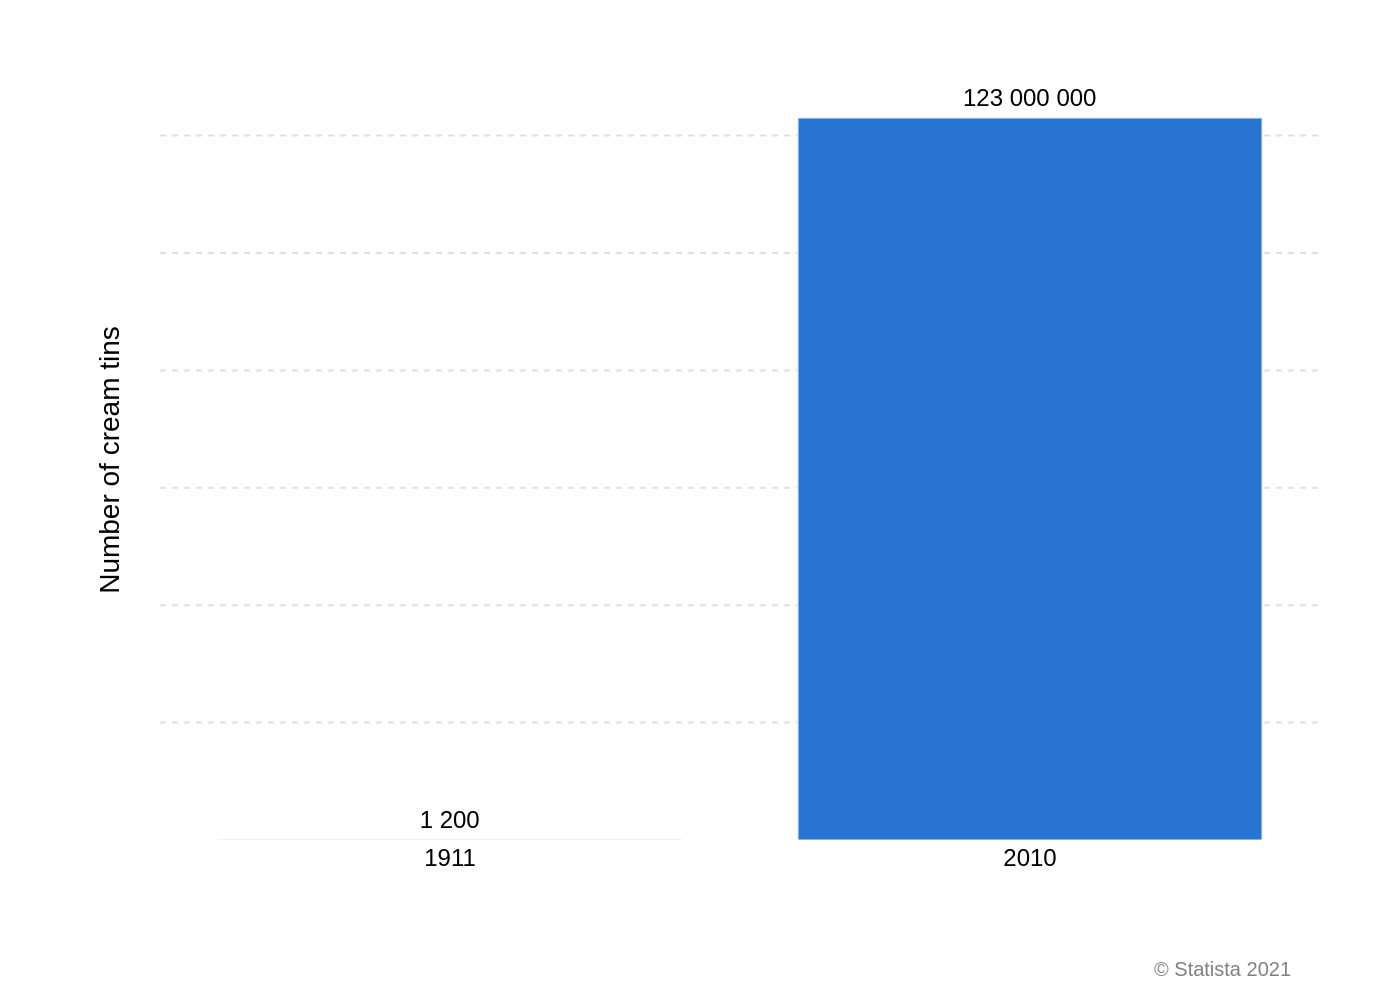

Source code (Python):
import sys
import json
import os
import plotly.graph_objects as go

# Ensure a JSON file path is provided as a command-line argument
if len(sys.argv) != 2:
    print("Usage: python script.py <path_to_json_file>")
    sys.exit(1)

json_path = sys.argv[1]

# Load chart data from the specified JSON file
try:
    with open(json_path, 'r', encoding='utf-8') as f:
        chart_info = json.load(f)
except FileNotFoundError:
    print(f"Error: The file at {json_path} was not found.")
    sys.exit(1)
except json.JSONDecodeError:
    print(f"Error: The file at {json_path} is not a valid JSON file.")
    sys.exit(1)

# Extract data, texts, and colors from the JSON object
data = chart_info['chart_data']
texts = chart_info['texts']
colors = chart_info['colors']

# Prepare data for plotting
categories = [item['category'] for item in data]
values = [item['value'] for item in data]
display_texts = [item['display_value'] for item in data]

# Create a new figure
fig = go.Figure()

# Add the bar trace with data and styling from the JSON
fig.add_trace(go.Bar(
    x=categories,
    y=values,
    text=display_texts,
    textposition='outside',
    marker_color=colors[0],
    textfont=dict(family="Arial", size=12, color='black'),
    cliponaxis=False  # Prevent text labels from being clipped
))

# Configure the layout of the chart
fig.update_layout(
    plot_bgcolor='white',
    paper_bgcolor='white',
    showlegend=False,
    font=dict(family="Arial", size=12, color="black"),
    margin=dict(l=80, r=40, t=40, b=80),
    xaxis=dict(
        title_text=texts.get('x_axis_title'),
        type='category',
        showgrid=False,
        showline=False,
        zeroline=True,
        zerolinecolor='black',
        zerolinewidth=1
    ),
    yaxis=dict(
        title_text=texts.get('y_axis_title'),
        showgrid=True,
        gridcolor='#e0e0e0',
        griddash='dot',
        showline=False,
        zeroline=False,
        showticklabels=False
    )
)

# Add the source text as an annotation
if texts.get('source'):
    fig.add_annotation(
        text=texts['source'],
        xref="paper", yref="paper",
        x=0.98, y=-0.15,
        showarrow=False,
        xanchor='right',
        yanchor='top',
        font=dict(family="Arial", size=10, color="grey")
    )

# Determine the output filename from the input JSON path
base_filename = os.path.splitext(os.path.basename(json_path))[0]
output_filename = f"{base_filename}.png"

# Write the chart to a PNG file with a high resolution
fig.write_image(output_filename, scale=2)

print(f"Chart successfully generated and saved as {output_filename}")
